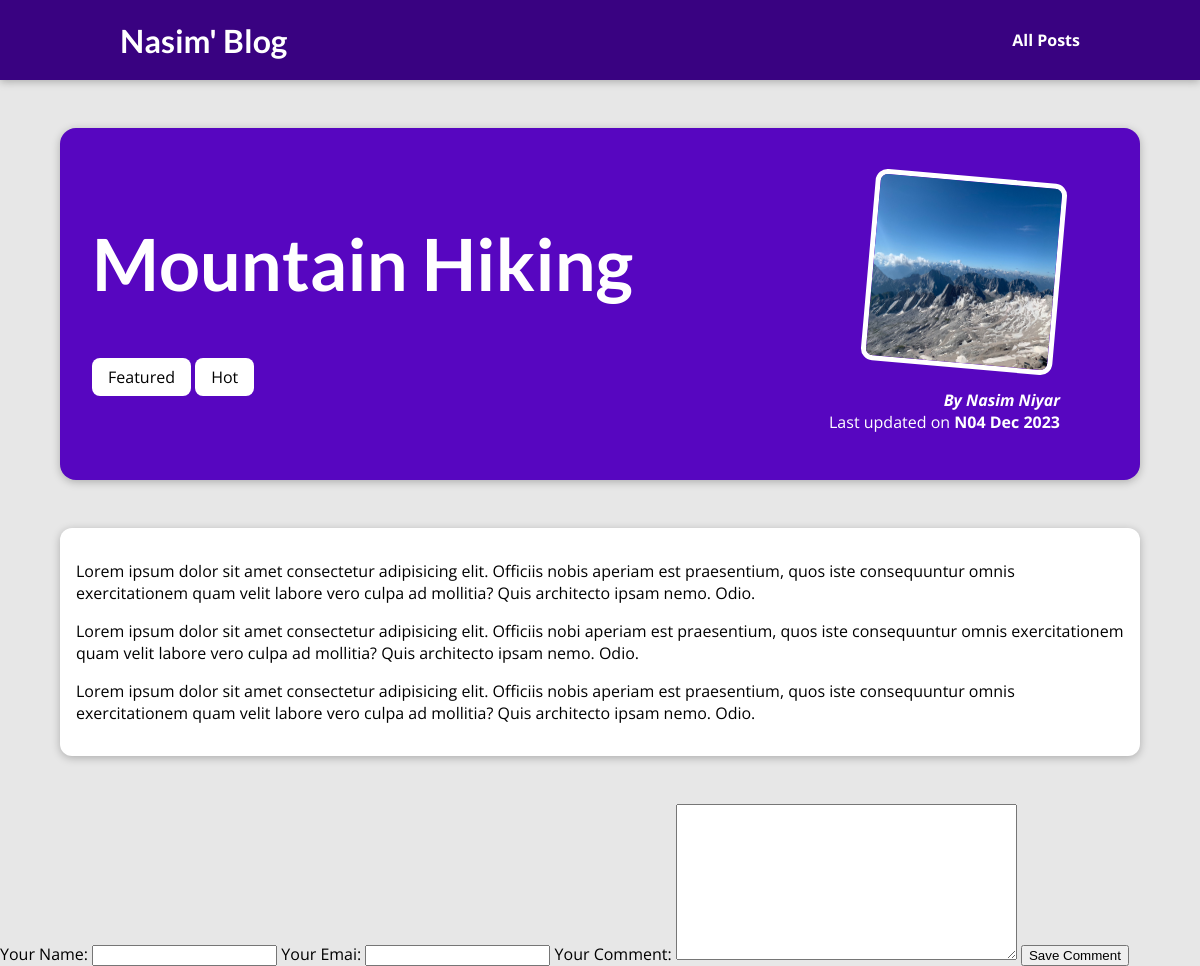
The page /posts/hike-in-the-mountains on the database its author committed.
### blog/models.py (models this page shows, shortened)
class Post(models.Model):
    title = models.CharField(max_length=150)
    excerpt = models.CharField(max_length=200)
    image = models.ImageField(upload_to="posts", null=True)
    date = models.DateField(auto_now=True)
    slug = models.SlugField(unique=True, db_index=True)
    content = models.TextField(validators=[MinLengthValidator(10)])
    author = models.ForeignKey(Author, on_delete=models.SET_NULL, null=True,  related_name="posts")
    tags = models.ManyToManyField(Tag)

class Tag(models.Model):
    caption = models.CharField(max_length=20)

class Author(models.Model):
    first_name = models.CharField(max_length=100)
    last_name = models.CharField(max_length=100)
    email_address = models.EmailField()
    def full_name(self):
        return f"{self.first_name} {self.last_name}"
    def __str__(self):
        return self.full_name()

### blog/views.py (the view)
# urls.py: path("posts/<slug:slug>", views.SinglePostView.as_view(), name="post-detail-page")
class SinglePostView(DetailView):
    template_name = "blog/post-detail.html"
    model = Post
    def get_context_data(self, **kwargs):
        context = super().get_context_data(**kwargs)
        context["post_tags"] = self.object.tags.all()
        context["comment_form"] = CommentForm()
        return context

### blog/forms.py
class CommentForm(forms.ModelForm):
    class Meta:
        model = Comment
        exclude = ["post"]
        labels = {
            "user_name": "Your Name",
            "user_email": "Your Emai",
            "text": "Your Comment"
        }

### blog/templates/blog/post-detail.html (shortened to what this page needs)
{% extends "base.html" %}
{% load static %}
{% block css_files %}
<link rel="stylesheet" href="{% static 'blog/post-detail.css' %}" />
{% endblock %}
{% block content %}
<section id="summary">
  <h2>{{ post.title }}</h2>
  <div>
    {% for tag in post_tags %}
      <span class="tag">{{ tag.caption }}</span>
    {% endfor %}
  </div>
  <article>
    <img src="{{ post.image.url }}" alt="{{ post.title }}" />
    <address>By <a href="mailto:{{ post.author.email_address}}"> {{ post.author }} </a> </address>
    <div>Last updated on <time>N{{ post.date|date:"d M Y" }}</time></div>
  </article>
</section>
<main>
  {{ post.content|linebreaks  }}
</main>
<div>
  <form>
    {{ comment_form }}
    <button>Save Comment</button>
  </form>
</div>
{% endblock %}

### static/app.css (style rules this page uses)
* { box-sizing: border-box; }
html { font-family: 'Open Sans', 'Lato', sans-serif; }
body { margin: 0; }
h1, h2, h3 { font-family: 'Lato', sans-serif; font-weight: bold; }

### blog/static/blog/post-detail.css (style rules this page uses)
body { background-color: #e7e7e7; }
#summary { margin: 8rem auto 3rem auto; padding: 2rem; width: 90%; max-width: 90rem; border-radius: 16px; background-color: #5706c0; position: relative; box-shadow: 0 2px 8px rgba(0, 0, 0, 0.25); height: 22rem; }
#summary h2 { color: white; font-size: 4.5rem; margin_bottom: 0.25rem; }
#summary article { position: absolute; top: 2rem; right: 3rem; padding: 1rem 2rem; border-radius: 12px; text-align: right; color: white; }
#summary article img { width: 12rem; height: 12rem; border-radius: 12px; transform: rotateZ(5deg); border: 5px solid white; margin-bottom: 1rem; }
#summary address { font-weight: bold; }
#summary a { color: white; text-decoration: none; }
#summary time { font-weight: bold; }
main { width: 90%; max-width: 90rem; margin: 3rem auto; background-color: white; padding: 1rem; border-radius: 12px; box-shadow: 0 2px 8px rgba(0, 0, 0, 0.25); }
.tag { background-color: white; text-color: #390281; padding: 0.5rem 1rem; border-radius: 8px; }

### rows shown on the page
Post: title "Mountain Hiking", image (picture), author "Nasim Niyar", date "04 Dec 2023", content "Lorem ipsum dolor sit amet consectetur adipisicing elit. Officiis nobis aperiam est praesentium, quos iste consequuntur omnis exercitationem quam velit labore vero culpa ad mollitia? Quis architecto ipsam nemo. Odio. Lorem ipsum dolor sit amet consectetur adipisicing elit. Officiis nobi aperiam est praesentium, quos iste consequuntur omnis exercitationem quam velit labore vero culpa ad mollitia? Quis architecto ipsam nemo. Odio. Lorem ipsum dolor sit amet consectetur adipisicing elit. Officiis nobis aperiam est praesentium, quos iste consequuntur omnis exercitationem quam velit labore vero culpa ad mollitia? Quis architecto ipsam nemo. Odio."
Tag: caption "Featured"
Tag: caption "Hot"
